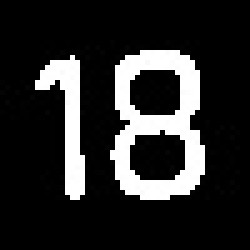
#> input picture test.jpg, 50 x 50 px (shown 5 times larger)
$ jupyter execute filtrare_culori.ipynb
#> lines starting #> are read from the running program, lines starting #| are printed output that depends on the picture
[cell 1]
import numpy as np
import cv2 as cv
import os
import glob
import matplotlib.pyplot as plt
from numpy.random import uniform
import pdb

def show_image(title, image):
    # Redimensionează imaginea
    image_resized = cv.resize(image, (0, 0), fx=0.3, fy=0.3)

    # Converteste imaginea din BGR în RGB (formatul folosit de matplotlib)
    image_rgb = cv.cvtColor(image_resized, cv.COLOR_BGR2RGB)

    # Afișează imaginea cu matplotlib
    plt.imshow(image_rgb)
    plt.title(title)
    plt.axis('off')  # Ascunde axele pentru a afișa doar imaginea
    plt.show()

[cell 2]
def find_color_values_using_trackbar(frame,fx = 0.2, fy = 0.2):

    frame_hsv = cv.cvtColor(frame, cv.COLOR_BGR2HSV)

    def nothing(x):
        pass

    cv.namedWindow("Trackbar")
    cv.createTrackbar("LH", "Trackbar", 0, 255, nothing)
    cv.createTrackbar("LS", "Trackbar", 0, 255, nothing)
    cv.createTrackbar("LV", "Trackbar", 0, 255, nothing)
    cv.createTrackbar("UH", "Trackbar", 255, 255, nothing)
    cv.createTrackbar("US", "Trackbar", 255, 255, nothing)
    cv.createTrackbar("UV", "Trackbar", 255, 255, nothing)


    while True:

        l_h = cv.getTrackbarPos("LH", "Trackbar")
        l_s = cv.getTrackbarPos("LS", "Trackbar")
        l_v = cv.getTrackbarPos("LV", "Trackbar")
        u_h = cv.getTrackbarPos("UH", "Trackbar")
        u_s = cv.getTrackbarPos("US", "Trackbar")
        u_v = cv.getTrackbarPos("UV", "Trackbar")


        l = np.array([l_h, l_s, l_v])
        u = np.array([u_h, u_s, u_v])
        mask_table_hsv = cv.inRange(frame_hsv, l, u)

        res = cv.bitwise_and(frame, frame, mask=mask_table_hsv)

        mask_table_hsv = cv.resize(mask_table_hsv, (0, 0), fx=fx, fy=fy)
        res = cv.resize(res, (0, 0), fx=fx, fy=fy)

        resized_frame = cv.resize(frame, (0, 0), fx=fx, fy=fy)

        cv.imshow("Frame", resized_frame)
        cv.imshow("Mask", mask_table_hsv)
        cv.imshow("Res", res)

        if cv.waitKey(25) & 0xFF == ord('q'):
                break
    cv.destroyAllWindows()

[cell 3]
img = cv.imread("test.jpg")
#> img is the input picture: shape (50, 50, 3); min 0, max 255, mean 42.3
find_color_values_using_trackbar(img,fx=1, fy=1)
#> in find_color_values_using_trackbar, `frame_hsv = cv.cvtColor(frame, cv.COLOR_BGR2HSV)`: frame_hsv: shape (50, 50, 3); mean H, S, V 0, 0, 42.3
#> in find_color_values_using_trackbar, `mask_table_hsv = cv.inRange(frame_hsv, l, u)`: mask_table_hsv: shape (50, 50); every value is 255
#> (key q is pressed here)

[cell 4]
low_yellow = (15, 105, 105)
high_yellow = (90, 255, 255)
img_hsv = cv.cvtColor(img, cv.COLOR_BGR2HSV)
mask_yellow_hsv = cv.inRange(img_hsv, low_yellow, high_yellow)
#> mask_yellow_hsv: shape (50, 50); every value is 0
show_image('img_initial', img)
#> in show_image, `plt.show()`:
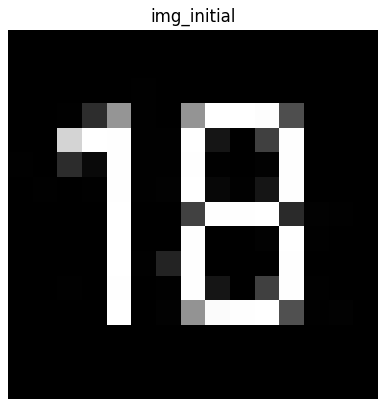
#> figure drawn by matplotlib, 1 panel
show_image('mask_yellow_hsv', mask_yellow_hsv)
#> call 2 of show_image, with title = 'mask_yellow_hsv'
#> in show_image (call 2), `plt.show()`:
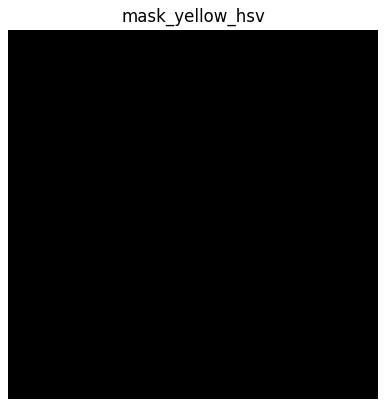
#> figure drawn by matplotlib, 1 panel

$ run again, with temp.jpg copied over test.jpg
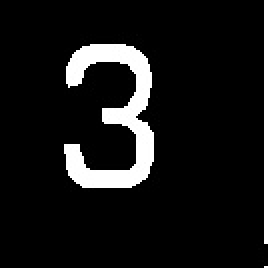
#> input picture temp.jpg, 134 x 134 px (shown 2 times larger)
#> img is the input picture: shape (134, 134, 3); min 0, max 255, mean 23.6
#> frame_hsv: shape (134, 134, 3); mean H, S, V 0, 0, 23.6
#> mask_table_hsv: shape (134, 134); every value is 255
#> mask_yellow_hsv: shape (134, 134); every value is 0
#> in show_image, `image_resized = cv.resize(image, (0, 0), fx=0.3, fy=0.3)`:
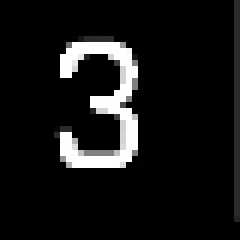
#> image_resized: shape (40, 40, 3) (shown 6 times larger); min 0, max 255, mean 21.1
#> image_resized: shape (40, 40); every value is 0
#> image_rgb: shape (40, 40, 3); every value is 0
